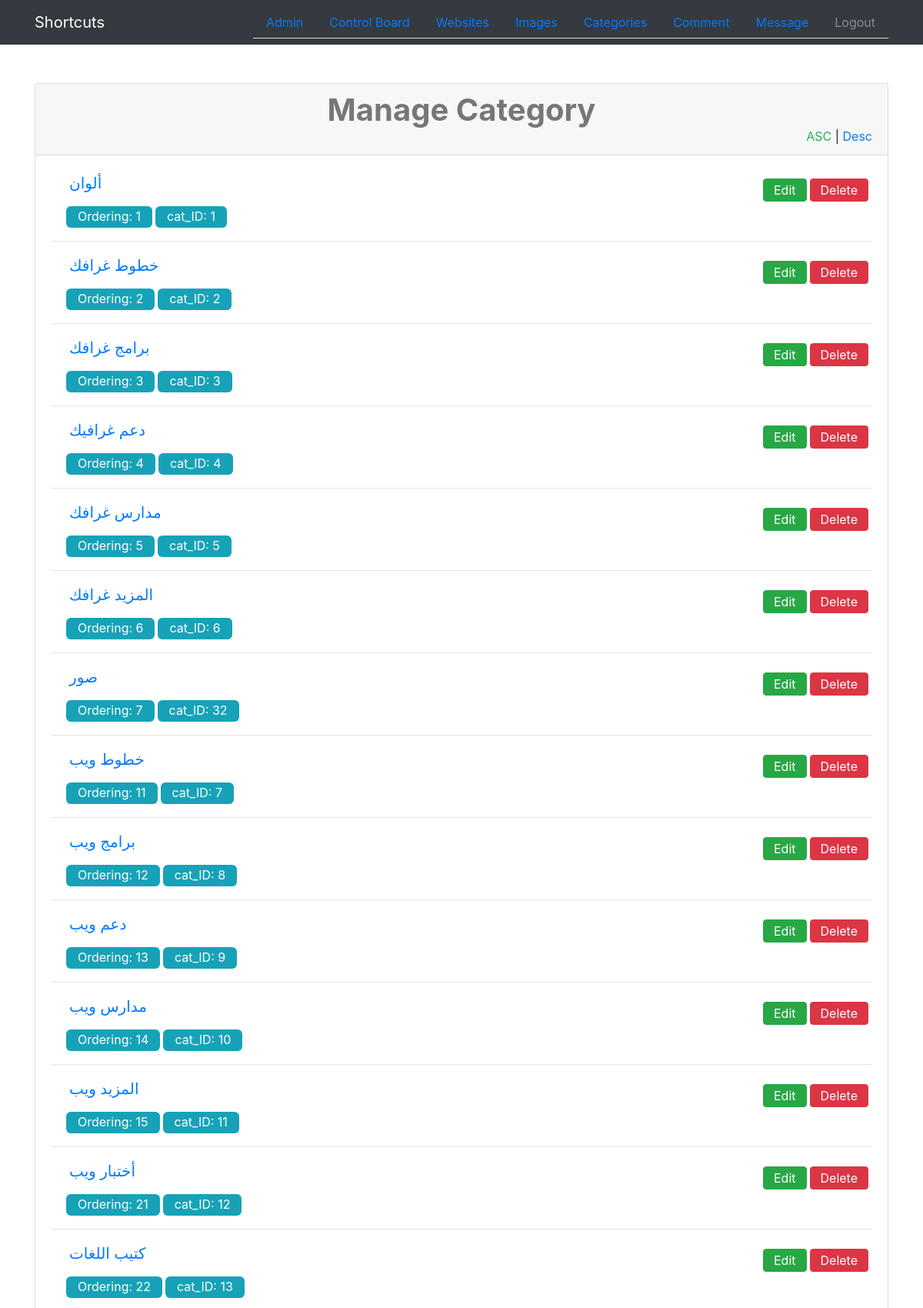
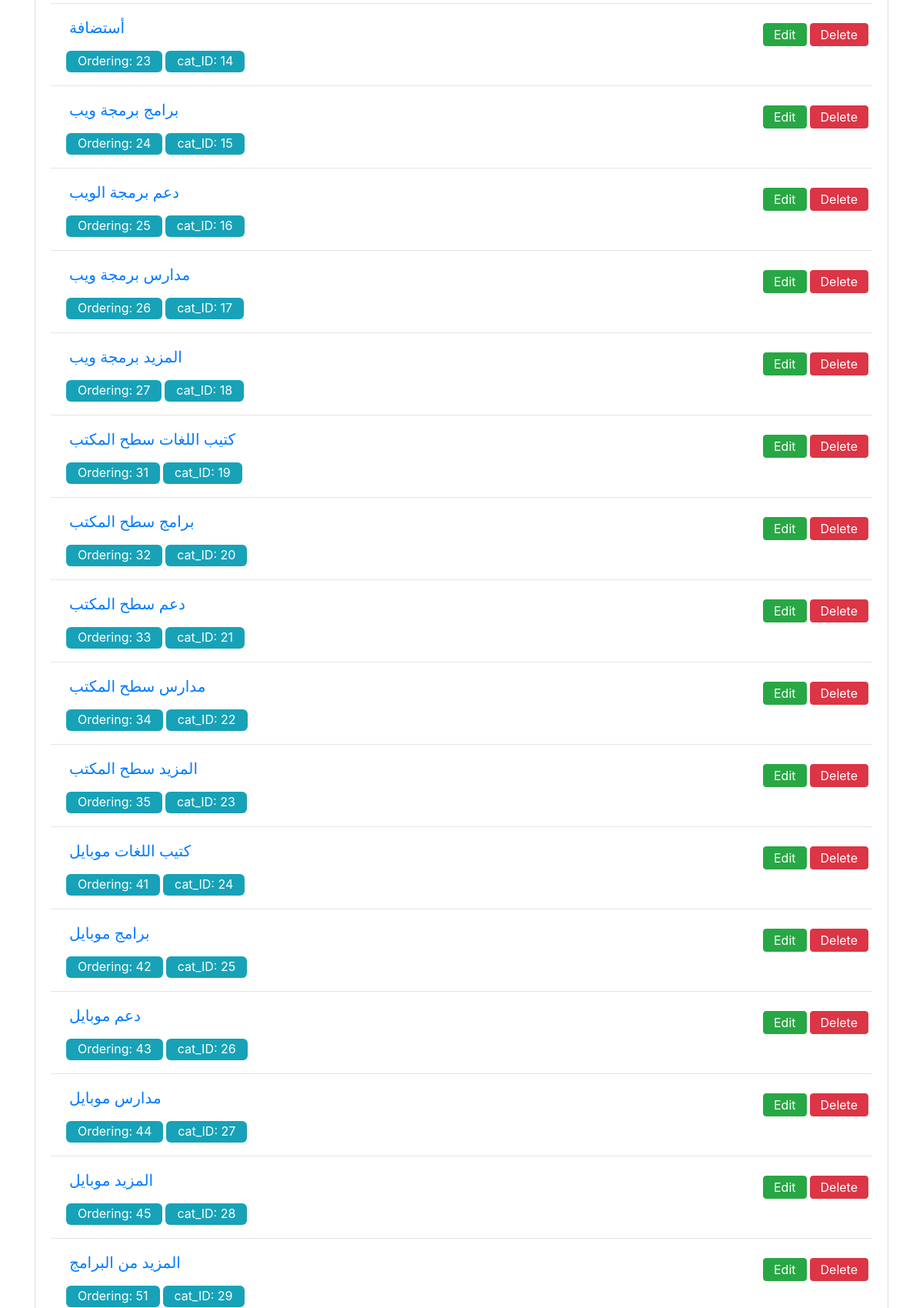
/Admin/categories.php (signed in, upper part), run on the app's committed database (2 pictures, top to bottom).
### tables this page shows
CREATE TABLE `categories` (
  `ID` int(11) NOT NULL,
  `Name` varchar(255) NOT NULL,
  `Ordering` int(11) NOT NULL
);

### Admin/categories.php (the view, shortened to what this page needs)
<?php
    if(isset($_SESSION['admin'])) {
        include 'init.php';
        $mod = isset($_GET['mod']) ? $_GET['mod'] : 'Manage';
        $sort = 'ASC';
        if($mod == 'Manage') {
            $stmtCat = $contant->prepare("SELECT * FROM categories ORDER BY Ordering $sort ");
            $stmtCat->execute();
            $cats = $stmtCat->fetchAll();
            ?>
            <div class="container">
                <div class="panel-manag" role="tablist">
                    <div class="card">
                        <div class="card-header" role="tab" >
                            <h3 class="mb-0 text-center h1">Manage Category</h3>
                            <div class="ordering float-right">
                                <a class="<?php if($sort == 'ASC') {echo 'active'; } ?>" href="?sort=ASC">Asc</a> |
                                <a class="<?php if($sort == 'DESC') {echo 'active'; } ?>" href="?sort=DESC">Desc</a>
                            </div>
                    </div>
                    <div class="collapse show" role="tabpanel" aria-labelledby="headingOne">
                        <div class="card-body">
                        <?php
                              foreach ($cats as $cat) {
                                echo "<div class='conta'>";
                                echo "<a href='categories.php?mod=Delete&catid=" . $cat['ID'] . "' class='confirm float-right btn btn-danger btn-cat'>Delete</a>";
                                echo "<a href='categories.php?mod=Edit&catid=" . $cat['ID'] . "' class=' float-right btn btn-success btn-edit btn-cat'>Edit</a>";
                                    echo "<h5><a href='incategory.php?catID=". $cat['ID'] .'&pagename='.str_replace(" ", "-", $cat['Name'])."'>" . $cat['Name'] . "</a></h5>";
                                    echo "<span>" . 'Ordering: ' . $cat['Ordering'] . "</span>";
                                    echo "<span class='cat-id-marg'>" . 'cat_ID: ' . $cat['ID'] . "</span>";
                                echo "</div>";
                                echo "<hr>";
                            }
                        ?>
                        </div>
                    </div>
                </div>
            </div>
<?php
        }
        include $tpl . 'footer.php';
    } else {
        header('location: index.php');
        exit();
    }

### Admin/layout/css/style.css (style rules this page uses)
body { perspective: 1000px; }
.h1 { font-weight: bold; color: #777; }
a,a:hover { text-decoration: none; }
.btn-edit { margin-right: 4px; }
.panel-manag { margin-top: 50px; }
.panel-manag .conta { padding: 5px 5px 20px 20px; }
.ordering .active { color: #27ae60; text-transform: uppercase; }
.panel-manag .conta h5 { margin: 0 0 20px 4px; cursor: pointer; color: #666; text-transform: uppercase; }
.panel-manag .conta span { color: #FFF; background-color: #17a2b8; padding: 3px 15px 5px; border-radius: 6px; }
.panel-manag .conta .cat-id-marg { margin-left:4px; }
.panel-manag .btn-cat { padding: 4px 13px; margin-top: 5px; }
.panel-manag .conta ~ hr { margin-top: 0px; margin-bottom: 15px; }

### data on the page
categories: Name "ألوان", Ordering "1", ID "1"
categories: Name "خطوط غرافك", Ordering "2", ID "2"
categories: Name "برامج غرافك", Ordering "3", ID "3"
categories: Name "دعم غرافيك", Ordering "4", ID "4"
categories: Name "مدارس غرافك", Ordering "5", ID "5"
categories: Name "المزيد غرافك", Ordering "6", ID "6"
categories: Name "صور", Ordering "7", ID "32"
categories: Name "خطوط ويب", Ordering "11", ID "7"
categories: Name "برامج ويب", Ordering "12", ID "8"
categories: Name "دعم ويب", Ordering "13", ID "9"
categories: Name "مدارس ويب", Ordering "14", ID "10"
categories: Name "المزيد ويب", Ordering "15", ID "11"
categories: Name "أختبار ويب", Ordering "21", ID "12"
categories: Name "كتيب اللغات", Ordering "22", ID "13"
categories: Name "أستضافة", Ordering "23", ID "14"
categories: Name "برامج برمجة ويب", Ordering "24", ID "15"
categories: Name "دعم برمجة الويب", Ordering "25", ID "16"
categories: Name "مدارس برمجة ويب", Ordering "26", ID "17"
categories: Name "المزيد برمجة ويب", Ordering "27", ID "18"
categories: Name "كتيب اللغات سطح المكتب", Ordering "31", ID "19"
categories: Name "برامج سطح المكتب", Ordering "32", ID "20"
categories: Name "دعم سطح المكتب", Ordering "33", ID "21"
categories: Name "مدارس سطح المكتب", Ordering "34", ID "22"
categories: Name "المزيد سطح المكتب", Ordering "35", ID "23"
categories: Name "كتيب اللغات موبايل", Ordering "41", ID "24"
categories: Name "برامج موبايل", Ordering "42", ID "25"
categories: Name "دعم موبايل", Ordering "43", ID "26"
categories: Name "مدارس موبايل", Ordering "44", ID "27"
categories: Name "المزيد موبايل", Ordering "45", ID "28"
categories: Name "المزيد من البرامج", Ordering "51", ID "29"
